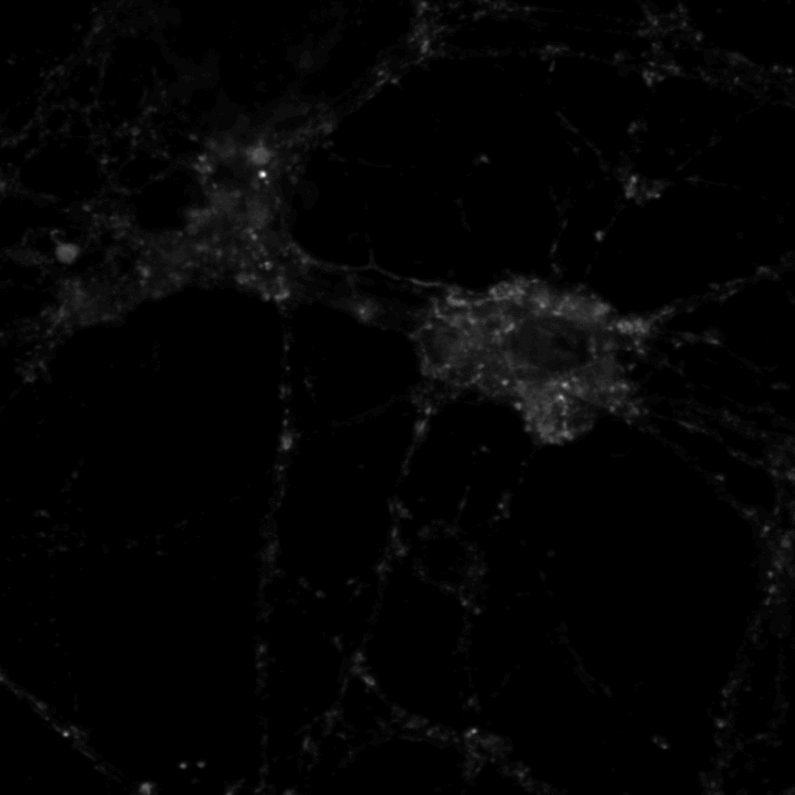
#> input picture images/neuron-dsRed-roi.tif, 795 x 795 px
$ jupyter execute biomedia_intro_02_image_contrast.ipynb   (shell and % lines are left out)
#> lines starting #> are read from the running program, lines starting #| are printed output that depends on the picture
<div class="alert alert-block alert-info">
Visit the <a href="https://github.com/engs1258/biomedical-image-analysis-notebooks/wiki">wiki</a> pages to find some additional documentation and instructions on how view an interactive verson of these notebooks using binder.</div>

---

[cell 1]
import math
import numpy as np
import matplotlib.pyplot as plt

from skimage import filters
from skimage import io

## Read a 16 bit tiff image

[cell 2]
image = io.imread("../images/neuron-dsRed-roi.tif")
#> image is the input picture: shape (795, 795) uint16; min 45, max 10220, mean 288.6

## Display the image

Convert the SimpleITK image to a numpy array and display it.

[cell 3]
fig, ax = plt.subplots(figsize=(8, 8))
plt.imshow(image, cmap='gray')
plt.show()

Calculate the image histogram to understand what is going on. You will need to wait a while unil the histogram is computed.

[cell 4]
plt.hist(image)
plt.show()
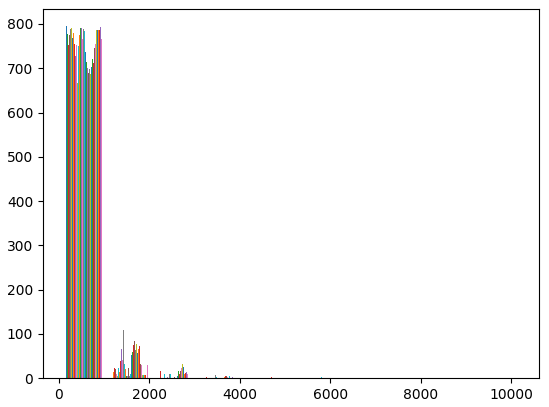
#> figure drawn by matplotlib, 1 panel; tallest bar 778 high, from x = 146.8 to 147.8; tallest bar 778 high, from x = 147.8 to 148.8; tallest bar 781 high, from x = 148.8 to 149.8
nda = np.array(image)
print (np.amax(nda))
#| 10220

## Transform the image

Transform the image such that

$$ [0, 4000] \rightarrow [0, 10000] $$

A threshold is applied to set the values $h(x,y) > 10000$ to a constant value.

[cell 5]
nda_new = 30.0/4.0 * nda

nda_trans = np.clip(nda_new, 0, 10000)
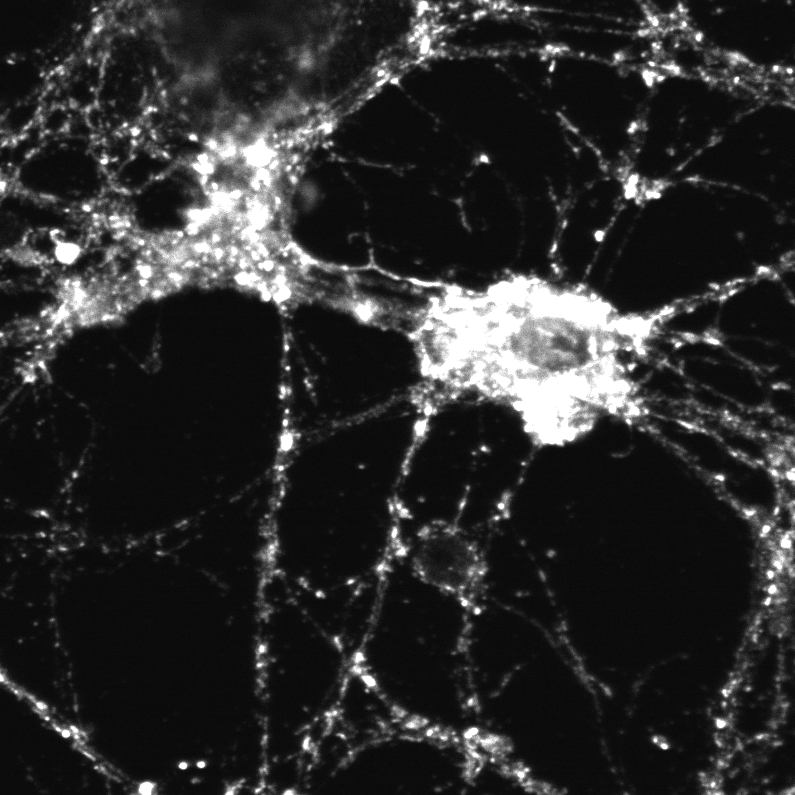
#> nda_trans: shape (795, 795) float64; min 337.5, max 10000, mean 2027; drawn with min black and max white

[cell 6]
fig, ax = plt.subplots(figsize=(8, 8))
plt.imshow(nda_trans, cmap='gray')
plt.show()

[cell 7]
plt.hist(nda_trans)
plt.show()
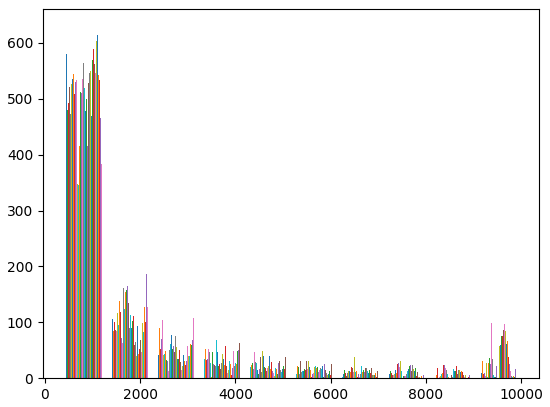
#> figure drawn by matplotlib, 1 panel; tallest bar 592 high, from x = 434.1 to 435.1; tallest bar 595 high, from x = 435.1 to 436.1; tallest bar 606 high, from x = 436.1 to 437
print (np.amax(nda))
#| 10220
